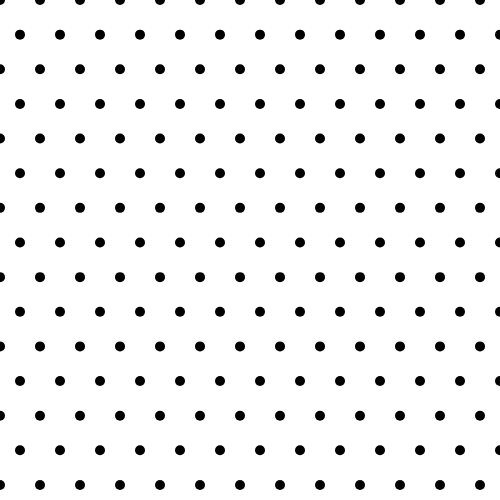
Frame 1 (no input)
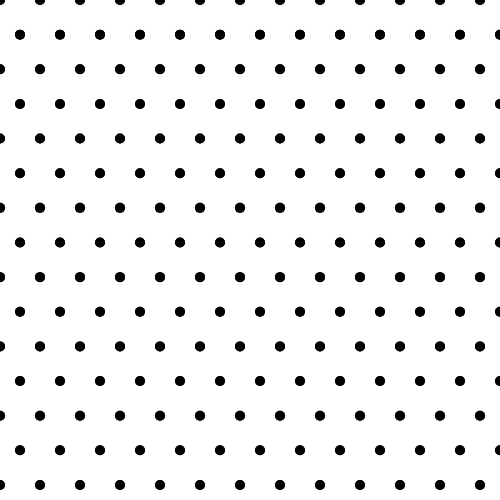
Frame 2 (the mouse pressed at the canvas centre, redrawn once)

The p5.js sketch that drew these frames (run headless with seeded random() and noise() and a simulated clock; the mouse was pressed at the canvas centre and the sketch redrawn once):

// p5.js sketch
// ── sketch.js
// const steps = 15;

// const colors = ['#003049', '#D62828', '#F77F00', '#FCBF49', '#EAE2B7'];

function setup() {
    createCanvas(500, 500);
    background(255);
    strokeJoin(BEVEL);
    noLoop();
    rectMode(CENTER);
}

function isometricCoordinates(d, height, width) {
    h = (Math.sqrt(3) / 2) * d;
    x = 0
    y = 0
    coordinateMatrix = []
    for (let row = 0; row < height / d; row++) {
        coordinateMatrix[row] = []
        for (let col = 0; col < width / h; col++) {

            // console.log(row, col, x, y, col % 2);
            // console.log(row, col, (col / h) % 2);
            if (col % 2) {
                // console.log(x + (0.5 * d), y);
                // point(x + (0.5 * d), y)
                coordinateMatrix[row][col] = [x + (0.5 * d), y]

            } else {
                // console.log(x, y);
                // point(x, y);
                coordinateMatrix[row][col] = [x, y]
            }
            y += h;
        } // end col loop
        y = 0;
        x += d;
    } // end row loop
    return coordinateMatrix
}

function draw() {
    strokeWeight(10);
    xy = isometricCoordinates(40, height, width);
    for (let row_index = 0; row_index < xy.length; row_index++) {
        let row = xy[row_index];
        for (let col_index = 0; col_index < row.length; col_index++) {
            let col = row[col_index];
            point(col[0], col[1]);

        }

    }
}
// ── 01_isometric_coordinates.js
function isometricCoordinates(d, height, width) {
    h = (Math.sqrt(3) / 2) * d;
    x = 10
    y = 10
    coordinateMatrix = []
    for (let row = 0; row < height / d; row++) {
        coordinateMatrix[row] = []
        for (let col = 0; col < width / h; col++) {

            // console.log(row, col, x, y, col % 2);
            // console.log(row, col, (col / h) % 2);
            if (col % 2) {
                // console.log(x + (0.5 * d), y);
                // point(x + (0.5 * d), y)
                coordinateMatrix[row][col] = [x + (0.5 * d), y]

            } else {
                // console.log(x, y);
                // point(x, y);
                coordinateMatrix[row][col] = [x, y]
            }
            y += h;
        } // end col loop
        y = 10;
        x += d;
    } // end row loop
    return coordinateMatrix
}
